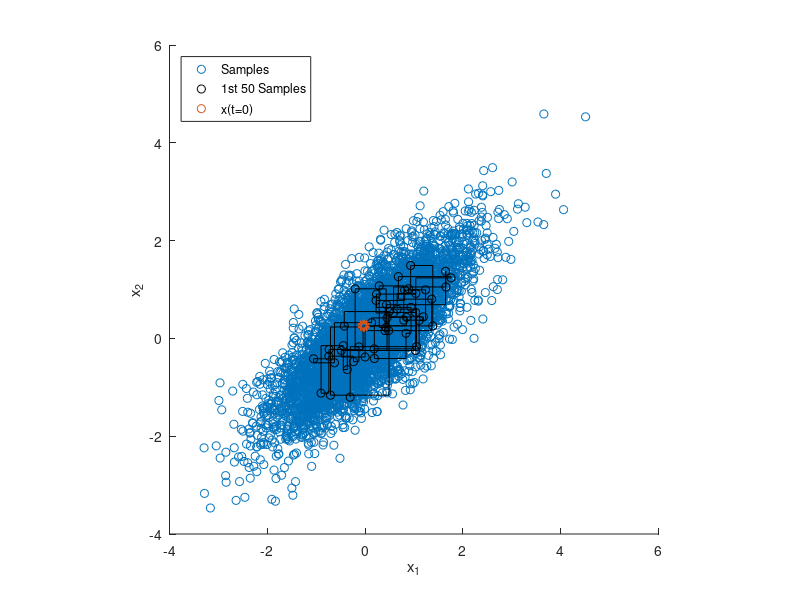

This figure's MATLAB source:
%% Gibbs Sampling

rand('seed' ,12345);
nSamples = 5000;
 
mu = [0 0]; % TARGET MEAN
rho(1) = 0.8; % rho_21
rho(2) = 0.8; % rho_12
 
% INITIALIZE THE GIBBS SAMPLER
propSigma = 1; % PROPOSAL VARIANCE
minn = [-3 -3];
maxx = [3 3];
 
% INITIALIZE SAMPLES
x = zeros(nSamples,2);
x(1,1) = unifrnd(minn(1), maxx(1));
x(1,2) = unifrnd(minn(2), maxx(2));
 
dims = 1:2; % INDEX INTO EACH DIMENSION
 
% RUN GIBBS SAMPLER
t = 1;
while t < nSamples
    t = t + 1;
    T = [t-1,t];
    for iD = 1:2 % LOOP OVER DIMENSIONS
        % UPDATE SAMPLES
        nIx = dims~=iD; % *NOT* THE CURRENT DIMENSION
        % CONDITIONAL MEAN
        muCond = mu(iD) + rho(iD)*(x(T(iD),nIx)-mu(nIx));
        % CONDITIONAL VARIANCE
        varCond = sqrt(1-rho(iD)^2);
        % DRAW FROM CONDITIONAL
        x(t,iD) = normrnd(muCond,varCond);
    end
end
 
% DISPLAY SAMPLING DYNAMICS
figure;
h1 = scatter(x(:,1),x(:,2),'r.');
 
% CONDITIONAL STEPS/SAMPLES
hold on;
for t = 1:50
    plot([x(t,1),x(t+1,1)],[x(t,2),x(t,2)],'k-');
    plot([x(t+1,1),x(t+1,1)],[x(t,2),x(t+1,2)],'k-');
    h2 = plot(x(t+1,1),x(t+1,2),'ko');
end
 
h3 = scatter(x(1,1),x(1,2),'go','Linewidth',3);
legend([h1,h2,h3],{'Samples','1st 50 Samples','x(t=0)'},'Location','Northwest')
hold off;
xlabel('x_1');
ylabel('x_2');
axis square